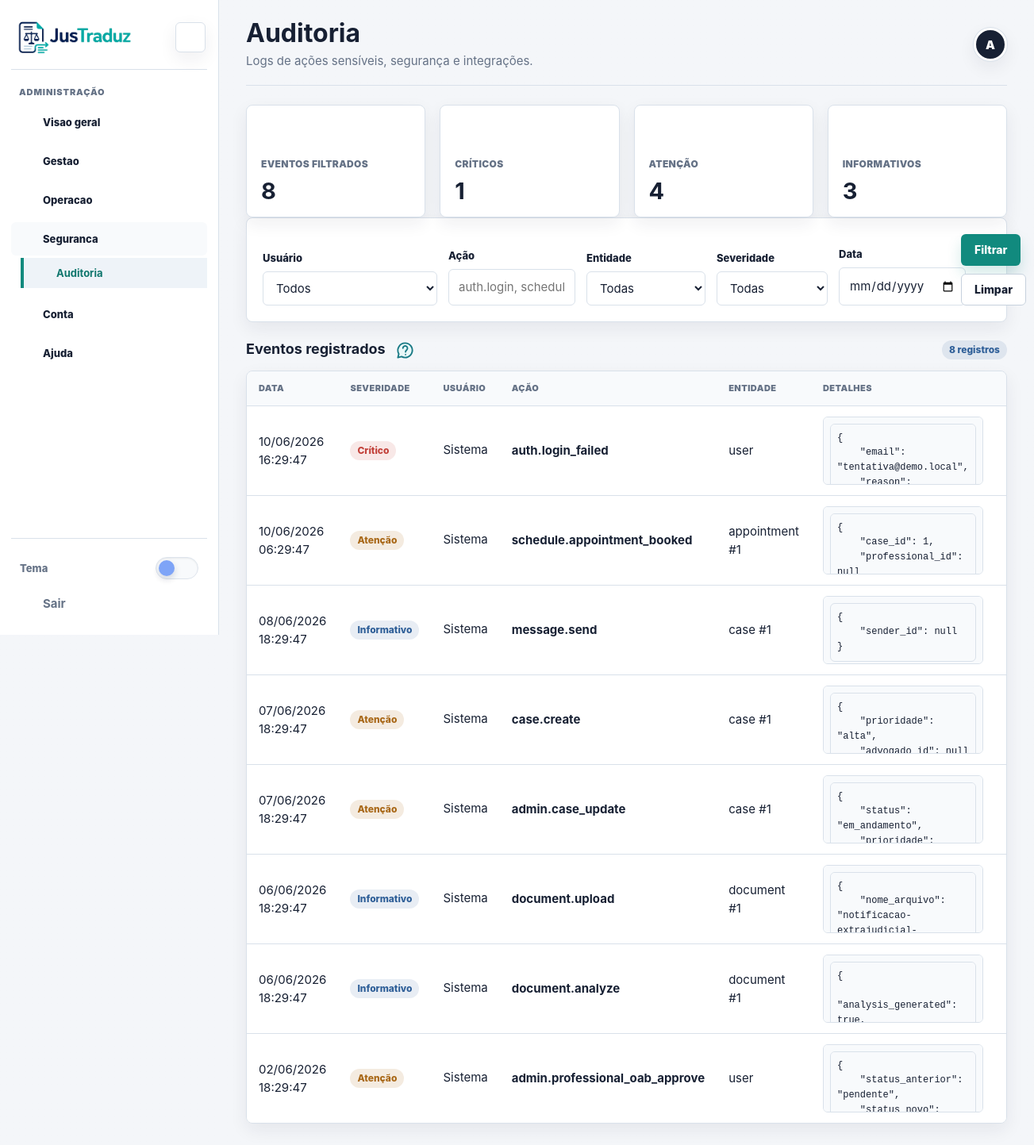
Page /frontend/admin/auditoria.php (signed in) on the committed database.
### tables this page shows
CREATE TABLE IF NOT EXISTS audit_logs (
    id INT AUTO_INCREMENT PRIMARY KEY,
    user_id INT NULL,
    action VARCHAR(100) NOT NULL,
    entity_type VARCHAR(80),
    entity_id INT NULL,
    details JSON NULL,
    ip_address VARCHAR(45),
    user_agent VARCHAR(255),
    created_at TIMESTAMP DEFAULT CURRENT_TIMESTAMP,
    FOREIGN KEY (user_id) REFERENCES users(id) ON DELETE SET NULL,
    INDEX idx_audit_action (action, created_at),
    INDEX idx_audit_user (user_id, created_at),
    INDEX idx_audit_entity (entity_type, entity_id)
) DEFAULT CHARSET=utf8mb4;

### frontend/admin/auditoria.php (called while the page is built)
<?php
require dirname(__DIR__) . '/pages/admin/auditoria.php';

### frontend/app/support/database.php (called while the page is built, shortened)
<?php
function fetch_all(PDO $pdo, string $sql, array $params = []): array
{
    $stmt = $pdo->prepare($sql);
    $stmt->execute($params);
    return $stmt->fetchAll();
}

### frontend/app/support/http.php (called while the page is built, shortened)
<?php
function e(?string $value): string
{
    return htmlspecialchars((string) $value, ENT_QUOTES, 'UTF-8');
}

### frontend/pages/admin/auditoria.php (the view, shortened to what this page needs)
<?php
require_once dirname(__DIR__, 2) . '/app/bootstrap.php';
function audit_severity(string $action): string
{
    if (str_contains($action, 'failed') || str_contains($action, 'error') || str_contains($action, 'delete')) {
        return 'critical';
    }
    if (str_starts_with($action, 'admin.') || str_starts_with($action, 'case.') || str_starts_with($action, 'schedule.')) {
        return 'warning';
    }
    return 'info';
}
function audit_severity_label(string $severity): string
{
    return match ($severity) {
        'critical' => 'Crítico',
        'warning' => 'Atenção',
        default => 'Informativo',
    };
}
function audit_severity_badge(string $severity): string
{
    return match ($severity) {
        'critical' => 'badge-danger',
        'warning' => 'badge-warning',
        default => 'badge-info',
    };
}
function audit_pretty_details(?string $details): string
{
    $details = trim((string) $details);
    $decoded = json_decode($details, true);
    return json_encode($decoded, JSON_PRETTY_PRINT | JSON_UNESCAPED_UNICODE | JSON_UNESCAPED_SLASHES) ?: '{}';
}
$action = trim((string) ($_GET['action'] ?? ''));
$date = trim((string) ($_GET['date'] ?? ''));
$params = [];
$sql = 'SELECT a.*, u.nome, u.email
        FROM audit_logs a
        LEFT JOIN users u ON u.id = a.user_id';
$sql .= ' ORDER BY a.created_at DESC LIMIT 300';
$logs = fetch_all($pdo, $sql, $params);
$criticalCount = count(array_filter($logs, static fn ($log): bool => audit_severity((string) $log['action']) === 'critical'));
$warningCount = count(array_filter($logs, static fn ($log): bool => audit_severity((string) $log['action']) === 'warning'));
$infoCount = max(0, count($logs) - $criticalCount - $warningCount);
?>
<!DOCTYPE html>
<html lang="pt-BR">
<head>
  <link rel="stylesheet" href="../assets/css/style.css?v=sidebar-open-button-1">
</head>
<body>
  <div class="app-shell admin-shell">
    <main class="app-main">
      <section class="grid grid-4">
        <?= stat_card('Eventos filtrados', count($logs), 'shield') ?>
        <?= stat_card('Críticos', $criticalCount, 'lock') ?>
        <?= stat_card('Atenção', $warningCount, 'help') ?>
        <?= stat_card('Informativos', $infoCount, 'chart') ?>
      </section>
      <form class="card audit-filter audit-filter-wide" method="get">
        <div class="field">
          <label for="user_id">Usuário</label>
          <select class="select" id="user_id" name="user_id">
            <option value="">Todos</option>
          </select>
        </div>
        <div class="field">
          <label for="action">Ação</label>
          <input class="input" id="action" name="action" value="<?= e($action) ?>" placeholder="auth.login, schedule...">
        </div>
        <div class="field">
          <label for="entity_type">Entidade</label>
          <select class="select" id="entity_type" name="entity_type">
            <option value="">Todas</option>
          </select>
        </div>
        <div class="field">
          <label for="severity">Severidade</label>
          <select class="select" id="severity" name="severity">
            <option value="">Todas</option>
          </select>
        </div>
        <div class="field">
          <label for="date">Data</label>
          <input class="input" id="date" name="date" type="date" value="<?= e($date) ?>">
        </div>
        <div class="form-actions">
          <button class="btn btn-primary" type="submit">Filtrar</button>
          <a class="btn btn-outline" href="auditoria.php">Limpar</a>
        </div>
      </form>
      <section class="dash-section">
        <div class="dash-section-title">
          <h2>Eventos registrados</h2>
          <span class="badge badge-info"><?= e((string) count($logs)) ?> registros</span>
        </div>
        <?php if (!$logs): ?>
          <?= empty_state('Nenhum log encontrado para os filtros selecionados.') ?>
        <?php else: ?>
          <div class="table-wrap">
            <table class="table audit-table">
              <thead><tr><th>Data</th><th>Severidade</th><th>Usuário</th><th>Ação</th><th>Entidade</th><th>Detalhes</th><th>Origem</th></tr></thead>
              <tbody>
                <?php foreach ($logs as $log): ?>
                  <?php $severity = audit_severity((string) $log['action']); ?>
                  <tr>
                    <td><?= e(date('d/m/Y H:i:s', strtotime($log['created_at']))) ?></td>
                    <td><span class="badge <?= e(audit_severity_badge($severity)) ?>"><?= e(audit_severity_label($severity)) ?></span></td>
                    <td><?= e($log['nome'] ?: 'Sistema') ?><span class="table-subtext"><?= e($log['email'] ?? '') ?></span></td>
                    <td><strong><?= e($log['action']) ?></strong></td>
                    <td><?= e(($log['entity_type'] ?: '-') . ($log['entity_id'] ? ' #' . $log['entity_id'] : '')) ?></td>
                    <td><pre class="audit-json"><code><?= e(audit_pretty_details($log['details'] ?? null)) ?></code></pre></td>
                    <td><?= e($log['ip_address'] ?: '-') ?><span class="table-subtext"><?= e($log['user_agent'] ?: '') ?></span></td>
                  </tr>
                <?php endforeach; ?>
              </tbody>
            </table>
          </div>
        <?php endif; ?>
      </section>
    </main>
  </div>
</body>
</html>

### frontend/assets/css/base.css (style rules this page uses)
:root { --navy: #172033; --navy-2: #24324a; --teal: #118a7e; --teal-2: #0f766d; --mint: #e8f6f4; --bg: #f4f6f9; --surface: #ffffff; --surface-2: #f8fafc; --surface-3: #eef3f8; --line: #d9e1ea; --line-strong: #c6d1dd; --text: #172033; --muted: #657286; --danger: #c2413a; --warning: #a86716; --success: #147b5d; --info: #2f5f98; --shadow: 0 22px 48px rgba(23, 32, 51, .12); --shadow-sm: 0 8px 22px rgba(23, 32, 51, .07); --radius: 8px; --radius-sm: 6px; --font: "Inter", "Segoe UI", Roboto, Arial, sans-serif; }
* { box-sizing: border-box; }
html { scroll-behavior: smooth; }
body { margin: 0; min-height: 100vh; background: var(--bg); color: var(--text); font-family: var(--font); font-size: 15px; line-height: 1.55; text-rendering: optimizeLegibility; }
a { color: inherit; text-decoration: none; }
button, input, select, textarea { font: inherit; }
button { cursor: pointer; }
.btn { display: inline-flex; align-items: center; justify-content: center; min-height: 40px; padding: 0 18px; border-radius: var(--radius-sm); border: 1px solid transparent; font-size: 14px; font-weight: 700; transition: transform .2s ease, box-shadow .2s ease, background-color .2s ease, border-color .2s ease, color .2s ease; }
.btn-primary { background: var(--teal); color: #fff; border-color: var(--teal); box-shadow: 0 10px 22px rgba(17, 138, 126, .18); }
.btn-outline { background: var(--surface); color: var(--navy); border-color: var(--line-strong); }
.badge { display: inline-flex; align-items: center; border-radius: 999px; padding: 5px 10px; font-size: 12px; font-weight: 800; }
.grid { display: grid; gap: 18px; isolation: isolate; }
.grid-4 { grid-template-columns: repeat(4, 1fr); }
.card { background: var(--surface); border: 1px solid var(--line); border-radius: 12px; padding: 22px; box-shadow: 0 1px 0 rgba(23, 32, 51, .02); }
.form-actions { display: flex; }

### frontend/assets/css/layout.css (style rules this page uses)
.grid { display: grid; gap: 18px; }
.grid-4 { grid-template-columns: repeat(4, minmax(0, 1fr)); }

### frontend/assets/css/dashboard.css (style rules this page uses)
.app-shell { --sidebar-width: 276px; --sidebar-collapsed-width: 78px; display: grid; grid-template-columns: var(--sidebar-width) minmax(0, 1fr); min-height: 100vh; background: linear-gradient(180deg, color-mix(in srgb, var(--bg) 92%, transparent), var(--bg)), var(--bg); }
.app-shell.sidebar-ready { transition: grid-template-columns .24s cubic-bezier(.2, .8, .2, 1); }
.app-main { min-width: 0; max-width: 1480px; width: 100%; margin: 0 auto; padding: 28px 34px 44px; }
.dash-section { margin-top: 22px; }
.dash-section-title { display: flex; justify-content: space-between; align-items: center; gap: 14px; margin-bottom: 12px; }
.dash-section-title h2 { margin: 0; color: var(--navy); font-size: 18px; line-height: 1.25; }
.audit-filter-wide { grid-template-columns: minmax(220px, 1.2fr) minmax(160px, .8fr) minmax(150px, .7fr) minmax(140px, .7fr) minmax(140px, .6fr) auto; }
.table td strong { display: block; color: var(--navy); }

### rows in the picture
audit_logs: created_at "10/06/2026 16:29:47", action "Crítico", nome "Sistema", action "auth.login_failed", entity_type "user", details "{ \"email\": \"tentativa@demo.local\", \"reason\":…"
audit_logs: created_at "10/06/2026 06:29:47", action "Atenção", nome "Sistema", action "schedule.appointment_booked", entity_type+entity "appointment #1", details "{ \"case_id\": 1, \"professional_id\": null…"
audit_logs: created_at "08/06/2026 18:29:47", action "Informativo", nome "Sistema", action "message.send", entity_type+entity "case #1", details "{ \"sender_id\": null }"
audit_logs: created_at "07/06/2026 18:29:47", action "Atenção", nome "Sistema", action "case.create", entity_type+entity "case #1", details "{ \"prioridade\": \"alta\", \"advogado_id\": null…"
audit_logs: created_at "07/06/2026 18:29:47", action "Atenção", nome "Sistema", action "admin.case_update", entity_type+entity "case #1", details "{ \"status\": \"em_andamento\", \"prioridade\":…"
audit_logs: created_at "06/06/2026 18:29:47", action "Informativo", nome "Sistema", action "document.upload", entity_type+entity "document #1", details "{ \"nome_arquivo\":…"
audit_logs: created_at "06/06/2026 18:29:47", action "Informativo", nome "Sistema", action "document.analyze", entity_type+entity "document #1", details "{ \"analysis_generated\": true,…"
audit_logs: created_at "02/06/2026 18:29:47", action "Atenção", nome "Sistema", action "admin.professional_oab_approve", entity_type "user", details "{ \"status_anterior\": \"pendente\", \"status_novo\":…"

### other values in the picture
$label "ADMINISTRAÇÃO"
$module['label'] "Visao geral"
$module['label'] "Gestao"
$module['label'] "Operacao"
$module['label'] "Seguranca"
$item['label'] "Auditoria"
$module['label'] "Conta"
$title "Auditoria"
$subtitle "Logs de ações sensíveis, segurança e integrações."
$initial "A"
$label "EVENTOS FILTRADOS CRÍTICOS ATENÇÃO INFORMATIVOS"
$value "8 1 4 3"
count($logs) "8"
